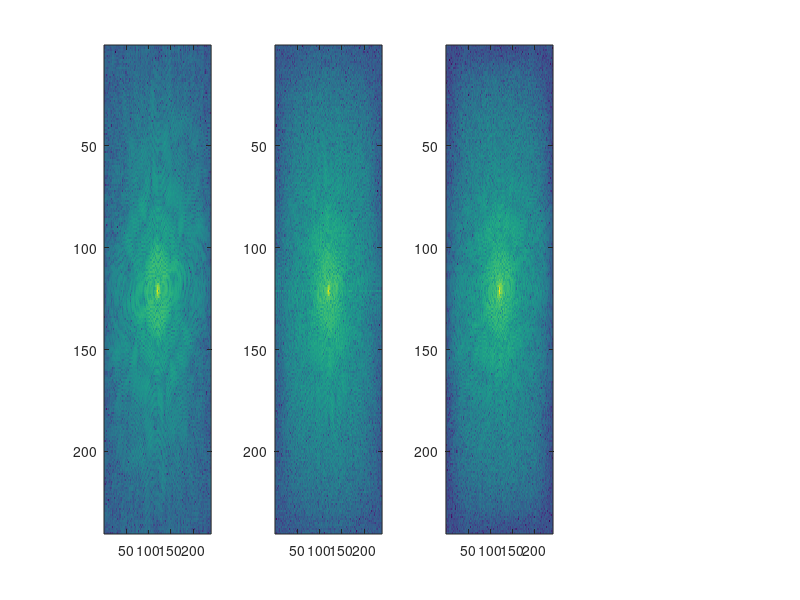

MATLAB code for this plot: (Note: this script raises an error after producing the figure.)
% --------------------------------------------------------------------
%Grant Nicholas MRI
%part(a)
%k-space data (.mat format) for this exercise
% -------------------------------------------------------------------- 
load('kspace_PD_weighted.mat');
load('kspace_T1_weighted.mat');
load('kspace_T2_weighted.mat');

% --------------------------------------------------------------------
% Size of data stored in matrix. The size of the the matrices are 240x240
% -------------------------------------------------------------------- 
[PDsy PDsx] = size(kspace_PD_weighted)
[T1sy T2sx] = size(kspace_T1_weighted)
[T2sy T2sx] = size(kspace_T2_weighted)


% --------------------------------------------------------------------
% Calculate absolute value of the data in the matrix
% -------------------------------------------------------------------- 
pdkMag = abs(kspace_PD_weighted)
t1kMag = abs(kspace_T1_weighted)
t2kMag = abs(kspace_T2_weighted)

%Draw images in kspace
hold on
subplot(1,4,1)
imagesc(log(pdkMag))
subplot(1,4,2)
imagesc(log(t1kMag))
subplot(1,4,3)
imagesc(log(t2kMag))

%part (b) do fourier transform of k space data
pdimageData = K2I(kspace_PD_weighted)
t1imageData = K2I(kspace_T1_weighted)
t2imageData = K2I(kspace_T2_weighted)

%take absolute value of image data
pdiMag = abs(pdimageData)
t1iMag = abs(t1imageData)
t2iMag = abs(t2imageData)

%part (c) display the PD, T1, T2 weighted images
figure
subplot(1,4,1)
imagesc(pdiMag)
subplot(1,4,2)
imagesc(t1iMag)
subplot(1,4,3)
imagesc(t2iMag)

%part (d)
%    T1   T2   PD
%WM  730  85   72
%GM  930  100  82
%CSF 1000 2000 100
%
%For the proton density weighted image, the brightness of the image is
%determined roughly by the amount of protons present in the tissue. Thus
%there is a good contrast between the gray matter with more protons (bright) 
%and the white matter with less protons(dark) but with little contrast 
%between the brain and CSF.
%For the T1 weighted image, materials with short T1's are bright in the 
%image. Thus, there is good contrast between gray matter with a high T1
%(darker) and white matter with a low T1(lighter), but there is not much
%contrast between the gray matter and the CSF or the white matter and the 
%CSF, which both have similar T1's.
%For the T2 weighted image,materials with short T2's are dark in the image.
%Thus there is good contrast between the CSF(lightet)
%and the gray and white matter (light) but not much contrast between the
%gray and white matter. 





